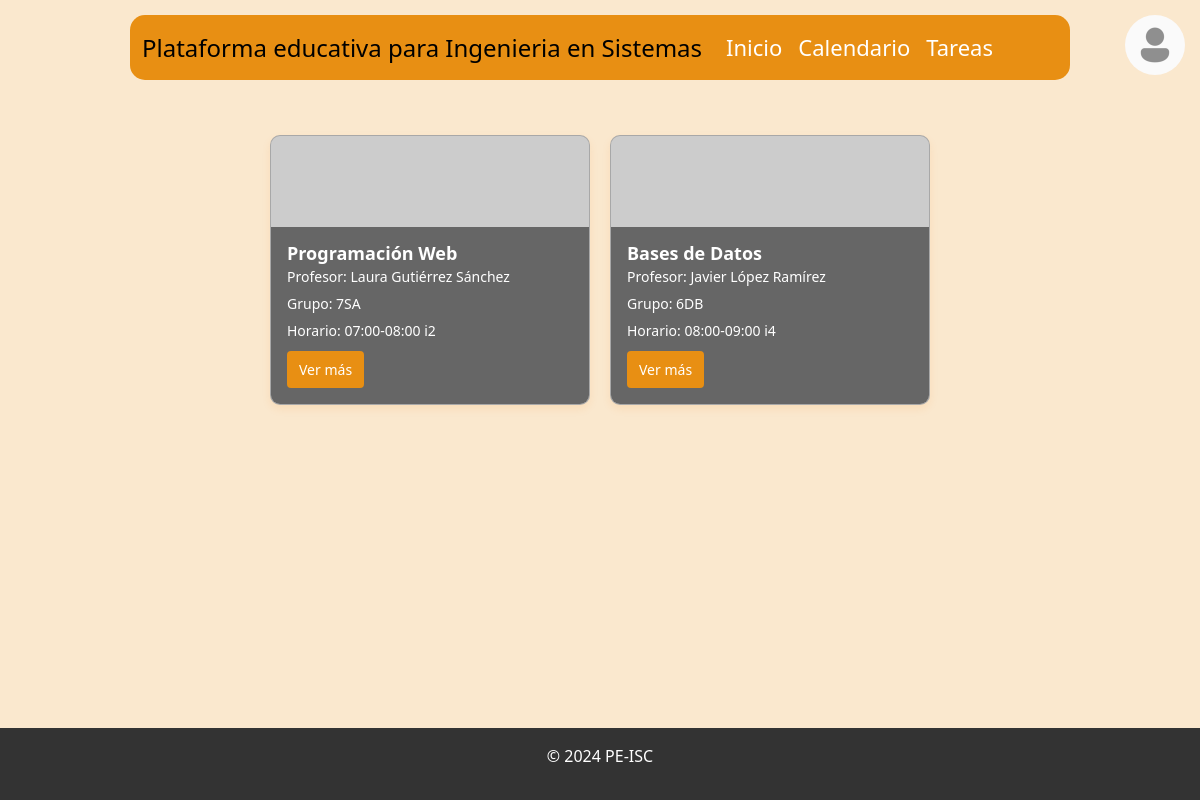
Page /inicioAlumno.php (signed in) on the committed database.
### tables this page shows
CREATE TABLE `grupos` (
  `id_grupo` int(11) NOT NULL,
  `id_curso` int(11) DEFAULT NULL,
  `nombre_grupo` varchar(100) NOT NULL,
  `horario` varchar(20) DEFAULT NULL,
  `aula` varchar(50) DEFAULT NULL
);

CREATE TABLE `cursos` (
  `id_curso` int(11) NOT NULL,
  `nombre_curso` varchar(100) NOT NULL,
  `id_docente` int(11) DEFAULT NULL,
  `fecha_creacion` timestamp NOT NULL DEFAULT current_timestamp(),
  `imagen_url` varchar(255) DEFAULT NULL
);

### inicioAlumno.php (the view, shortened to what this page needs)
<?php
$num_control = $_SESSION['usuario'];
$conexion = mysqli_connect("localhost", "root", "", "peis");
?>
<!DOCTYPE html>
<html lang="es">
<head>
    <link rel="stylesheet" href="bootstrap-5.3.3/css/bootstrap.min.css">
    <link rel="stylesheet" href="css/estilostarjetas.css">
    <link rel="stylesheet" href="css/iniciosesionalumno.css">
</head>
<body>
<div class="barranavegacion">
 <div class="navbar navbar-expand-lg navbar-light bg-light">
    <div class="container-fluid">
        <a class="navbar-brand" href="#">Plataforma educativa para Ingenieria en Sistemas</a>
        <div class="collapse navbar-collapse" id="navbarNavDropdown">
            <ul class="navbar-nav">
                <li class="nav-item">
                    <a class="nav-link active" aria-current="page" href="inicioAlumno.php">Inicio</a>
                </li>
                <li class="nav-item">
                    <a class="nav-link" href="calendarioAlumno.php">Calendario</a>
                </li>
                <li class="nav-item">
                    <a class="nav-link" href="gestionTareasAlumno.php">Tareas</a>
                </li>
            </ul>
        </div>
    </div>
 </div>
</div>
<div class="profile-container">
    <a href="#" id="perfilDropdown" data-bs-toggle="dropdown" aria-expanded="false">
        <img src="img/perfil120.png" alt="Foto de perfil" class="profile-img">
    </a>
</div>
<div class="card-container">
<?php
try {
    $consulta_materias = "
        SELECT c.nombre_curso AS nombre_materia,
               CONCAT(d.nombre,' ',d.apellido_p,' ', d.apellido_m) AS nombre_profesor,
               c.imagen_url,
               g.horario,
               g.aula,
               g.nombre_grupo AS grupo
        FROM cursos c
        JOIN grupos g ON c.id_curso = g.id_curso
        JOIN grupo_alumnos ga ON g.id_grupo = ga.id_grupo
        JOIN docentes d ON c.id_docente = d.num_control
        WHERE ga.num_control = '$num_control'
    ";
    $resultado_materias = mysqli_query($conexion, $consulta_materias);
    if ($resultado_materias && mysqli_num_rows($resultado_materias) > 0) {
        echo "<div class='card-container'>";
        while ($row = mysqli_fetch_assoc($resultado_materias)) {
            $imagen_url = $row['imagen_url'];
            echo "<div class='card' style='background-image: url($imagen_url)'>";
            echo "<div class='card-content'>";
            echo "<h2 class='card-title'>" . $row['nombre_materia'] . "</h2>";
            echo "<p class='card-subtitle'>Profesor: " . $row['nombre_profesor'] . "</p>";
            echo "<p class='card-subtitle'>Grupo: " . $row['grupo'] . "</p>";
            echo "<p class='card-subtitle'>Horario: " . $row['horario'] .' '. $row['aula'] . "</p>";
            echo "<button class='view-more'>Ver más</button>";
            echo "</div>";
            echo "</div>";
        }
        echo "</div>";
    } else {
        echo "No se encontraron materias para este estudiante.";
    }
} catch (mysqli_sql_exception $e) {
    echo "Error en la consulta: " . $e->getMessage();
}
?>
</div>
<footer class="text-center py-3">
    <p>© 2024 PE-ISC</p>
</footer>
</body>
</html>

### css/estilostarjetas.css (style rules this page uses)
* { margin: 0; padding: 0; box-sizing: border-box; }
.card-container { display: flex; flex-wrap: wrap; gap: 20px; justify-content: center; padding: 20px; }
.card { width: 300px; height: 250px; border-radius: 8px; overflow: hidden; box-shadow: 0 4px 8px rgba(245, 131, 0, 0.1) !important; background-size: cover; background-position: center; color: rgb(255, 255, 255); position: relative; }
.card-title { font-size: 18px; font-weight: bold; margin-bottom: 5px; }
.card-subtitle { font-size: 14px; margin-bottom: 10px; }
.view-more { padding: 8px 12px; border: none; border-radius: 4px; background-color: #e88f13; color: white; font-size: 14px; cursor: pointer; transition: background-color 0.3s; }

### css/iniciosesionalumno.css (style rules this page uses)
body { background-color: #fae8ce; }
.barranavegacion { width: 80% !important; margin: 5px auto; border-radius: 40px; padding: 10px; }
.navbar-brand { font-size: 24px !important; }
.navbar-expand-lg { border-radius: 15px; }
.navbar { background-color: #e88f13 !important; }
.navbar-nav .nav-link { font-size: 22px !important; color: #ffffff !important; }
footer { background-color: #333; color: white; text-align: center; padding: 10px 0; position: fixed; bottom: 0; width: 100%; }

### inicioAlumno.php (style rules this page uses)
.profile-img { width: 60px; height: 60px; border-radius: 50%; object-fit: cover; }
.profile-container { position: absolute; top: 15px; right: 15px; }
.card { width: 320px; height: 270px; border-radius: 10px; box-shadow: 0px 4px 8px rgba(0, 0, 0, 0.1); display: flex; flex-direction: column; justify-content: flex-end; overflow: hidden; }
.card-content { background-color: rgb(102, 102, 102); color: white; padding: 16px; display: flex; flex-direction: column; justify-content: center; align-items: flex-start; }

### rows in the picture
grupos: id_curso.nombre_curso "Programación Web", nombre_profesor "Laura Gutiérrez Sánchez", nombre_grupo "7SA", horario "07:00-08:00", aula "i2"
grupos: id_curso.nombre_curso "Bases de Datos", nombre_profesor "Javier López Ramírez", nombre_grupo "6DB", horario "08:00-09:00", aula "i4"
